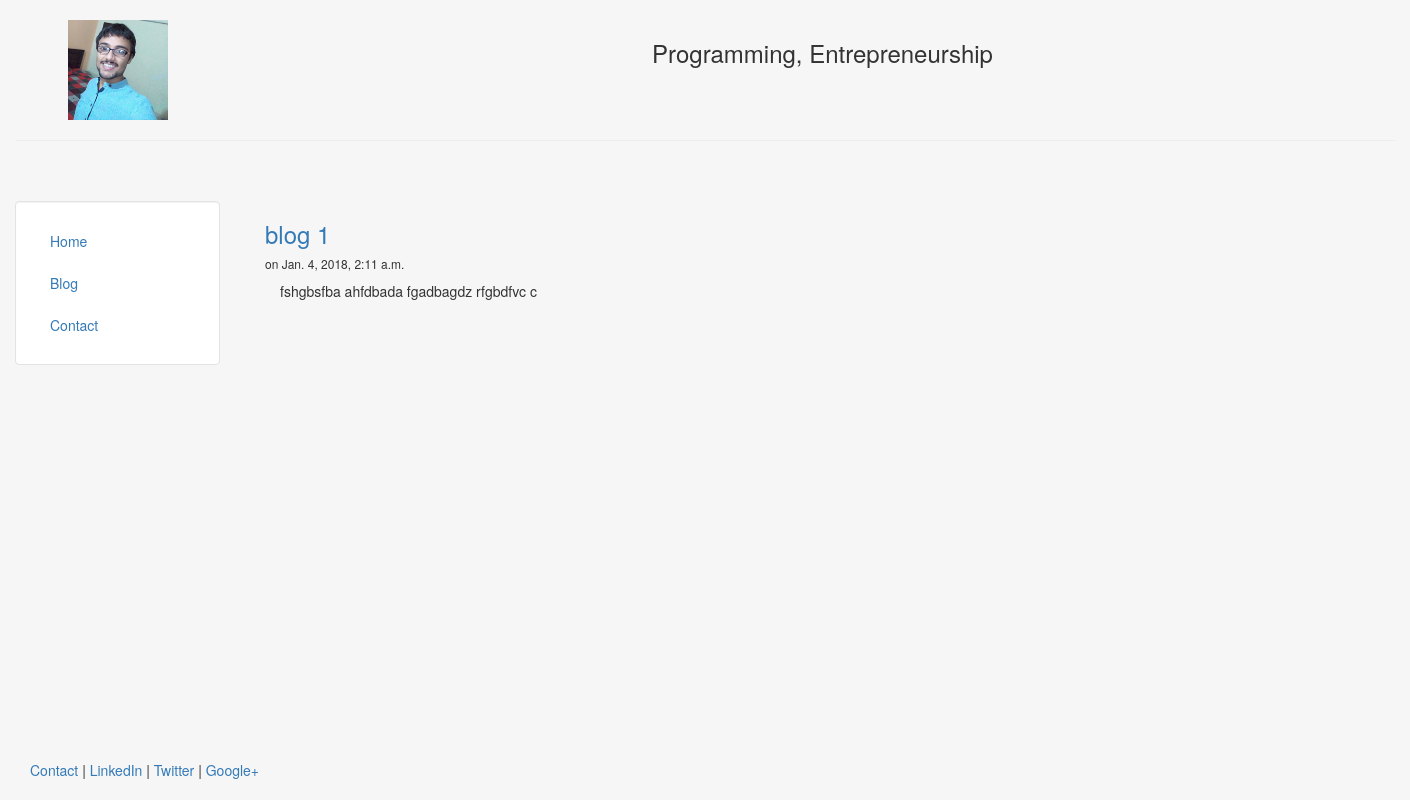
The page /blog/1 on the database its author committed.
### blog/models.py (models this page shows, shortened)
class Post(models.Model):
    title = models.CharField(max_length=140)
    body = models.TextField()
    date = models.DateTimeField()

### blog/templates/blog/post.html
{% extends "personal/header.html" %}
{% block content %}
<h3><a href="/blog/{{post.id}}">{{ post.title }}</a></h3>
<h6> on {{ post.date }}</h6>
<div class="container">
	{{ post.body|safe|linebreaks}}
</div>
<br><br>
{% endblock %}

### personal/templates/personal/header.html (style rules this page uses)
html, body { height:100% }

### rows shown on the page
Post: title "blog 1", date "Jan. 4, 2018, 2:11 a.m.", body "fshgbsfba ahfdbada fgadbagdz rfgbdfvc c"
